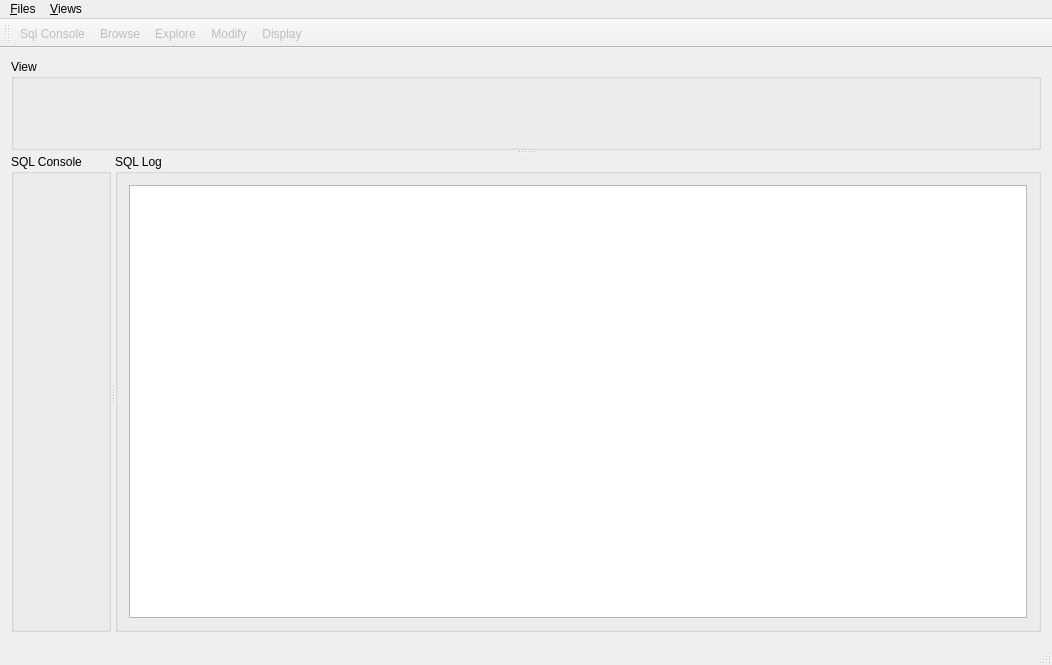
<?xml version="1.0" encoding="UTF-8"?>
<ui version="4.0">
 <class>MainWindow</class>
 <widget class="QMainWindow" name="MainWindow">
  <property name="geometry">
   <rect>
    <x>0</x>
    <y>0</y>
    <width>1052</width>
    <height>665</height>
   </rect>
  </property>
  <property name="windowTitle">
   <string>MainWindow</string>
  </property>
  <widget class="QWidget" name="centralWidget">
   <layout class="QVBoxLayout" name="verticalLayout_4">
    <item>
     <widget class="QSplitter" name="mainsplitter">
      <property name="orientation">
       <enum>Qt::Vertical</enum>
      </property>
      <widget class="QGroupBox" name="viewsframe">
       <property name="title">
        <string>View</string>
       </property>
       <layout class="QVBoxLayout" name="verticalLayout_3">
        <item>
         <widget class="QStackedWidget" name="viewstack">
          <property name="currentIndex">
           <number>3</number>
          </property>
          <widget class="QWidget" name="browse"/>
          <widget class="QWidget" name="explore"/>
          <widget class="QWidget" name="modify"/>
          <widget class="QWidget" name="queryresults"/>
         </widget>
        </item>
       </layout>
      </widget>
      <widget class="QSplitter" name="console_log_splitter">
       <property name="orientation">
        <enum>Qt::Horizontal</enum>
       </property>
       <widget class="QGroupBox" name="consoleframe">
        <property name="title">
         <string>SQL Console</string>
        </property>
        <layout class="QVBoxLayout" name="verticalLayout_2"/>
       </widget>
       <widget class="QGroupBox" name="logframe">
        <property name="title">
         <string>SQL Log</string>
        </property>
        <layout class="QVBoxLayout" name="verticalLayout">
         <item>
          <widget class="QTextEdit" name="log"/>
         </item>
        </layout>
       </widget>
      </widget>
     </widget>
    </item>
   </layout>
  </widget>
  <widget class="QMenuBar" name="menuBar">
   <property name="geometry">
    <rect>
     <x>0</x>
     <y>0</y>
     <width>1052</width>
     <height>18</height>
    </rect>
   </property>
   <widget class="QMenu" name="menu_Files">
    <property name="title">
     <string>&amp;Files</string>
    </property>
    <addaction name="action_Recent_files"/>
    <addaction name="action_Open_database"/>
    <addaction name="action_Save"/>
    <addaction name="actionSave_all"/>
    <addaction name="separator"/>
    <addaction name="action_Exit"/>
   </widget>
   <widget class="QMenu" name="menuViews">
    <property name="title">
     <string>&amp;Views</string>
    </property>
    <addaction name="actionBrowse"/>
    <addaction name="actionExplore"/>
    <addaction name="actionModify"/>
    <addaction name="actionQuery"/>
   </widget>
   <addaction name="menu_Files"/>
   <addaction name="menuViews"/>
  </widget>
  <widget class="QToolBar" name="mainToolBar">
   <attribute name="toolBarArea">
    <enum>TopToolBarArea</enum>
   </attribute>
   <attribute name="toolBarBreak">
    <bool>false</bool>
   </attribute>
   <addaction name="actionSql_Console"/>
   <addaction name="actionBrowse"/>
   <addaction name="actionExplore"/>
   <addaction name="actionModify"/>
   <addaction name="actionQuery"/>
  </widget>
  <widget class="QStatusBar" name="statusBar"/>
  <action name="action_Open_database">
   <property name="text">
    <string>&amp;Open database...</string>
   </property>
   <property name="shortcut">
    <string>Ctrl+O</string>
   </property>
  </action>
  <action name="action_Exit">
   <property name="text">
    <string>&amp;Exit</string>
   </property>
   <property name="shortcut">
    <string>Ctrl+Q</string>
   </property>
  </action>
  <action name="action_Save">
   <property name="text">
    <string>&amp;Save...</string>
   </property>
   <property name="shortcut">
    <string>Ctrl+S</string>
   </property>
  </action>
  <action name="actionSave_all">
   <property name="text">
    <string>Save &amp;all...</string>
   </property>
   <property name="shortcut">
    <string>Ctrl+Shift+S</string>
   </property>
  </action>
  <action name="actionSql_Console">
   <property name="enabled">
    <bool>false</bool>
   </property>
   <property name="text">
    <string>Sql Console</string>
   </property>
   <property name="toolTip">
    <string>Move focus to the Sql Console</string>
   </property>
   <property name="shortcut">
    <string>Alt+C</string>
   </property>
  </action>
  <action name="action_Recent_files">
   <property name="text">
    <string>&amp;Recent files...</string>
   </property>
   <property name="shortcut">
    <string>Ctrl+Shift+O</string>
   </property>
  </action>
  <action name="actionBrowse">
   <property name="enabled">
    <bool>false</bool>
   </property>
   <property name="text">
    <string>Browse</string>
   </property>
   <property name="shortcut">
    <string>Ctrl+B</string>
   </property>
  </action>
  <action name="actionExplore">
   <property name="enabled">
    <bool>false</bool>
   </property>
   <property name="text">
    <string>Explore</string>
   </property>
   <property name="shortcut">
    <string>Ctrl+E</string>
   </property>
  </action>
  <action name="actionModify">
   <property name="enabled">
    <bool>false</bool>
   </property>
   <property name="text">
    <string>Modify</string>
   </property>
   <property name="shortcut">
    <string>Ctrl+M</string>
   </property>
  </action>
  <action name="actionQuery">
   <property name="enabled">
    <bool>false</bool>
   </property>
   <property name="text">
    <string>Display </string>
   </property>
   <property name="shortcut">
    <string>Ctrl+Q</string>
   </property>
  </action>
 </widget>
 <layoutdefault spacing="6" margin="11"/>
 <resources/>
 <connections/>
</ui>
